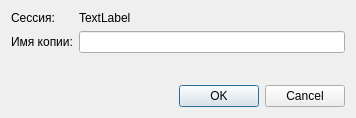
<?xml version="1.0" encoding="UTF-8"?>
<ui version="4.0">
 <class>CloneDialog</class>
 <widget class="QDialog" name="CloneDialog">
  <property name="geometry">
   <rect>
    <x>0</x>
    <y>0</y>
    <width>356</width>
    <height>118</height>
   </rect>
  </property>
  <property name="windowTitle">
   <string>Дублирование сессии</string>
  </property>
  <property name="windowIcon">
   <iconset resource="../../../core/frameWork/resources/framework_resources.qrc">
    <normaloff>:/images/SilkCompanion1/icons/application_osx_double.png</normaloff>:/images/SilkCompanion1/icons/application_osx_double.png</iconset>
  </property>
  <layout class="QGridLayout" name="gridLayout">
   <item row="1" column="0">
    <widget class="QLabel" name="label_2">
     <property name="text">
      <string>Имя копии:</string>
     </property>
    </widget>
   </item>
   <item row="0" column="0">
    <widget class="QLabel" name="label">
     <property name="text">
      <string>Сессия:</string>
     </property>
    </widget>
   </item>
   <item row="1" column="1">
    <widget class="QLineEdit" name="cloneNameEdit"/>
   </item>
   <item row="2" column="1">
    <spacer name="verticalSpacer">
     <property name="orientation">
      <enum>Qt::Vertical</enum>
     </property>
     <property name="sizeHint" stdset="0">
      <size>
       <width>20</width>
       <height>107</height>
      </size>
     </property>
    </spacer>
   </item>
   <item row="3" column="0" colspan="2">
    <widget class="QDialogButtonBox" name="buttonBox">
     <property name="orientation">
      <enum>Qt::Horizontal</enum>
     </property>
     <property name="standardButtons">
      <set>QDialogButtonBox::Cancel|QDialogButtonBox::Ok</set>
     </property>
    </widget>
   </item>
   <item row="0" column="1">
    <widget class="QLabel" name="nameLabel">
     <property name="text">
      <string>TextLabel</string>
     </property>
    </widget>
   </item>
  </layout>
 </widget>
 <resources>
  <include location="../../../core/frameWork/resources/framework_resources.qrc"/>
 </resources>
 <connections>
  <connection>
   <sender>buttonBox</sender>
   <signal>accepted()</signal>
   <receiver>CloneDialog</receiver>
   <slot>accept()</slot>
   <hints>
    <hint type="sourcelabel">
     <x>248</x>
     <y>254</y>
    </hint>
    <hint type="destinationlabel">
     <x>157</x>
     <y>274</y>
    </hint>
   </hints>
  </connection>
  <connection>
   <sender>buttonBox</sender>
   <signal>rejected()</signal>
   <receiver>CloneDialog</receiver>
   <slot>reject()</slot>
   <hints>
    <hint type="sourcelabel">
     <x>316</x>
     <y>260</y>
    </hint>
    <hint type="destinationlabel">
     <x>286</x>
     <y>274</y>
    </hint>
   </hints>
  </connection>
 </connections>
</ui>
